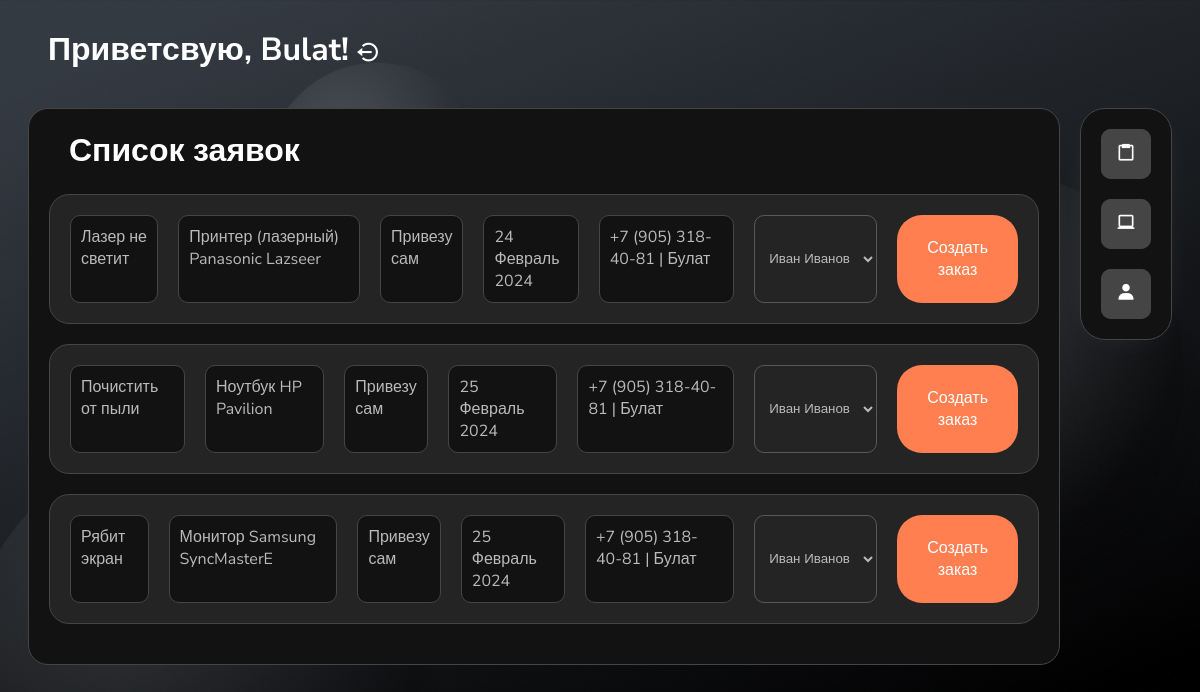
The page /manager_home (signed in) on the database as committed earlier.
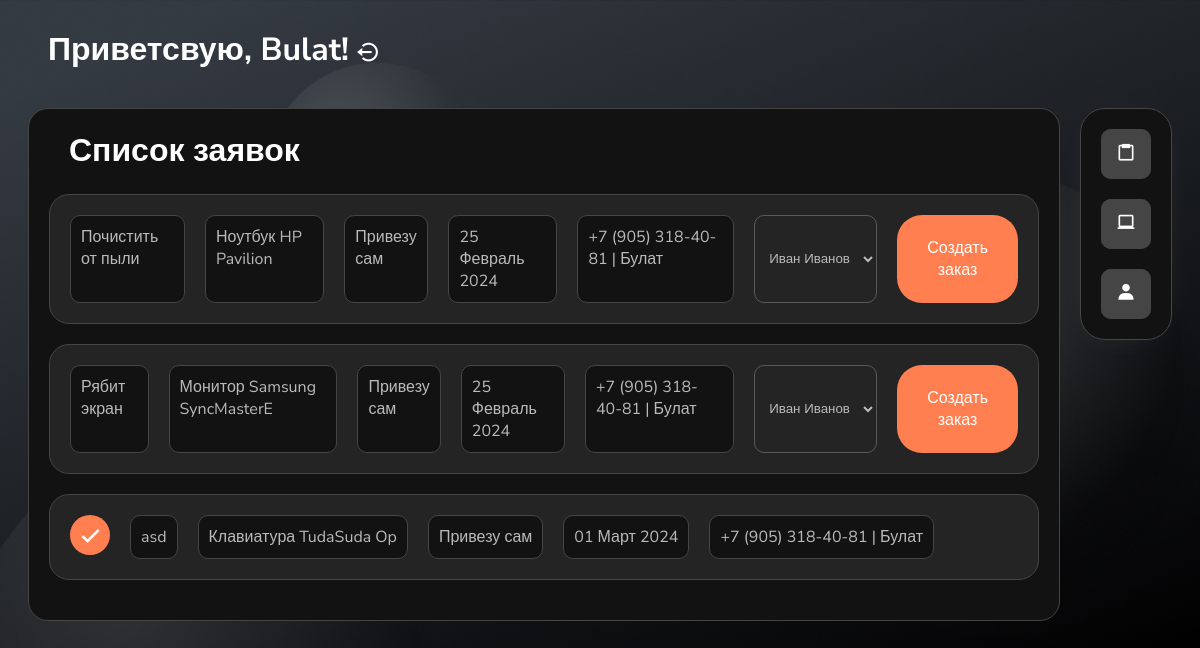
The same page on the database as committed later.
### RSapplication/models.py (models this page shows, shortened)
class RepairRequest(models.Model):
    owner = models.ForeignKey(CustomUser, on_delete=models.PROTECT, related_name='repair_requests', verbose_name='Владелец техники')
    technic = models.ForeignKey(Technic, on_delete=models.CASCADE, related_name='repair_requests', verbose_name='Техника клиента')
    description = models.TextField(max_length=300, verbose_name='Описание проблемы')
    take_date = models.DateField(null=True, verbose_name='Дата приёма техники')
    created_time = models.DateTimeField(default=timezone.now, verbose_name='Дата/время создания')
    technic_accepted = models.BooleanField(default=False, verbose_name='Статус принятия техники')
    delivery_choice = [
        ('MYSELF', 'Привезу сам'),
        ('DELIVERY', 'Служба доставки'),
    ]
    delivery = models.TextField(choices=delivery_choice, max_length=50,
                                verbose_name='Способ доставки',
                                default='MYSELF')
    class Meta:
        verbose_name = 'Заявка на обслуживание'
        verbose_name_plural = 'Заявки на обслуживание'

class Technic(models.Model):
    type = models.ForeignKey(TechnicType, null=True, blank=True, on_delete=models.PROTECT, verbose_name='тип техники')
    brand = models.CharField(max_length=100, verbose_name='Марка техники')
    model = models.CharField(max_length=100, verbose_name='Модель техники')
    class Meta:
        verbose_name = 'Техника'
        verbose_name_plural = 'Техника'

class TechnicType(models.Model):
    name_type = models.TextField(max_length=50, verbose_name='Наименование типа')
    class Meta:
        verbose_name = 'Тип техники'
        verbose_name_plural = 'Типы техники'
    def __str__(self):
        return self.name_type

class CustomUser(AbstractUser):
    firstname = models.CharField(max_length=100, verbose_name='Имя')
    lastname = models.CharField(max_length=100, verbose_name='Фамилия')
    phone_number = models.CharField(max_length=20, verbose_name='Номер телефона', unique=True)
    email = models.EmailField(max_length=100, verbose_name='Электронная почта', unique=True)
    USERNAME_FIELD = 'email'
    REQUIRED_FIELDS = ['username']
    USER_TYPE_CHOICES = [
        ('employee', 'Сотрудник'),
        ('client', 'Клиент'),
    ]
    user_type = models.CharField(max_length=10, choices=USER_TYPE_CHOICES, verbose_name="Тип пользователя", null=True,
                                 blank=True)
    position = models.CharField(max_length=100, verbose_name="Должность", null=True, blank=True)
    class Meta:
        verbose_name = 'Пользователь'
        verbose_name_plural = 'Пользователи'

### RSapplication/views.py (the view, shortened to what this page needs)
# urls.py: path('manager_home', manager_page, name='ManagerHomePage'),
@login_required()
def manager_page(request):
    repairmen = CustomUser.objects.filter(position='repairman')
    all_requests = RepairRequest.objects.exclude(Заявка_на_ремонт__isnull=False)
    current_user = request.user
    return render(request, 'RSapplication/manager_home.html', {'all_requests': all_requests,
                                                               'repairmen': repairmen,
                                                               'current_user': current_user})

### RSapplication/templates/RSapplication/manager_home.html (shortened to what this page needs)
{% load static %}
<!DOCTYPE html>
<html lang="en">
<head>
</head>
<link href='https://unpkg.com/boxicons@2.1.4/css/boxicons.min.css' rel='stylesheet'>
<link rel="stylesheet" type="text/css" href="{% static 'css/manager_home.css' %}">
<body>
<div class="head-info">
    <h1>Приветсвую, {{ current_user.username }}!</h1>
    <form class='logout_form' action="{% url 'LogoutUser' %}" method="post">
        <button class="logout" type="submit">
            <i class='bx bx-log-out-circle' style="vertical-align: middle;">
                <span class="tooltiptext">Выйти</span></i>
        </button>
    </form>
</div>
<ul>
<div class="manager-page">
    <div class="manager-panel">
    <h1>Список заявок</h1>
        {% for request in all_requests %}
            <div class='request-info'>
                <div class="info-button">
                    <form method="post" class="accept-request-form">
                        {% if request.technic_accepted == False %}
                            <button class="accept-request-btn" type="submit"><i class='bx bx-check'></i></button>
                        {% endif %}
                    </form>
                    <li>{{ request.description }}</li>
                    <li>{{ request.technic.type }} {{ request.technic.brand }} {{ request.technic.model }}</li>
                    <li>{{ request.get_delivery_display }}</li>
                    <li>{{ request.created_time|date:"d F Y" }}</li>
                    <li>{{ request.owner.phone_number }} | {{ request.owner.firstname }}</li>
                </div>
                <form class="order-form" method="post" action="{% url 'ManagerHomePage' %}">
                    {% if request.technic_accepted == True %}
                        <select name="repairman">
                            {% for repairman in repairmen %}
                                <option value="{{ repairman.id }}">{{ repairman.firstname }} {{ repairman.lastname }}</option>
                            {% endfor %}
                        </select>
                        <button type="submit" class="create-order-btn" name="action" value="create_order">
                            Создать заказ
                        </button>
                    {% endif %}
                </form>
            </div>
        {% endfor %}
    </div>
    <div class="manager-buttons">
        <div class="button-style">
            <a  href="{% url 'ServicePage' %}"><button class='button-style'><i class='bx bx-clipboard' ></i></button></a>
        </div>
        <div class="button-style">
                <a  href="{% url 'TypesPage' %}"><button class='button-style'><i class='bx bx-laptop'></i></button></a>
        </div>
        <div class="button-style">
            <a href="{% url 'ProfilePage' %}"><button class="button-style" ><i class='bx bxs-user'></i></button></a>
        </div>
    </div>
</div>
</ul>
</body>
</html>

Rows that differ between the two databases and show on the page:
no longer on this page (row unchanged): RepairRequest: description "Лазер не светит", technic.type "Принтер (лазерный)", technic.brand "Panasonic", technic.model "Lazseer", delivery "Привезу сам", created_time "24 Февраль 2024", owner.phone_number "+7 (905) 318-40-81", owner.firstname "Булат"
added RepairRequest: description "asd", technic.type "Клавиатура", technic.brand "TudaSuda", technic.model "Op", delivery "Привезу сам", created_time "01 Март 2024", owner.phone_number "+7 (905) 318-40-81", owner.firstname "Булат"
